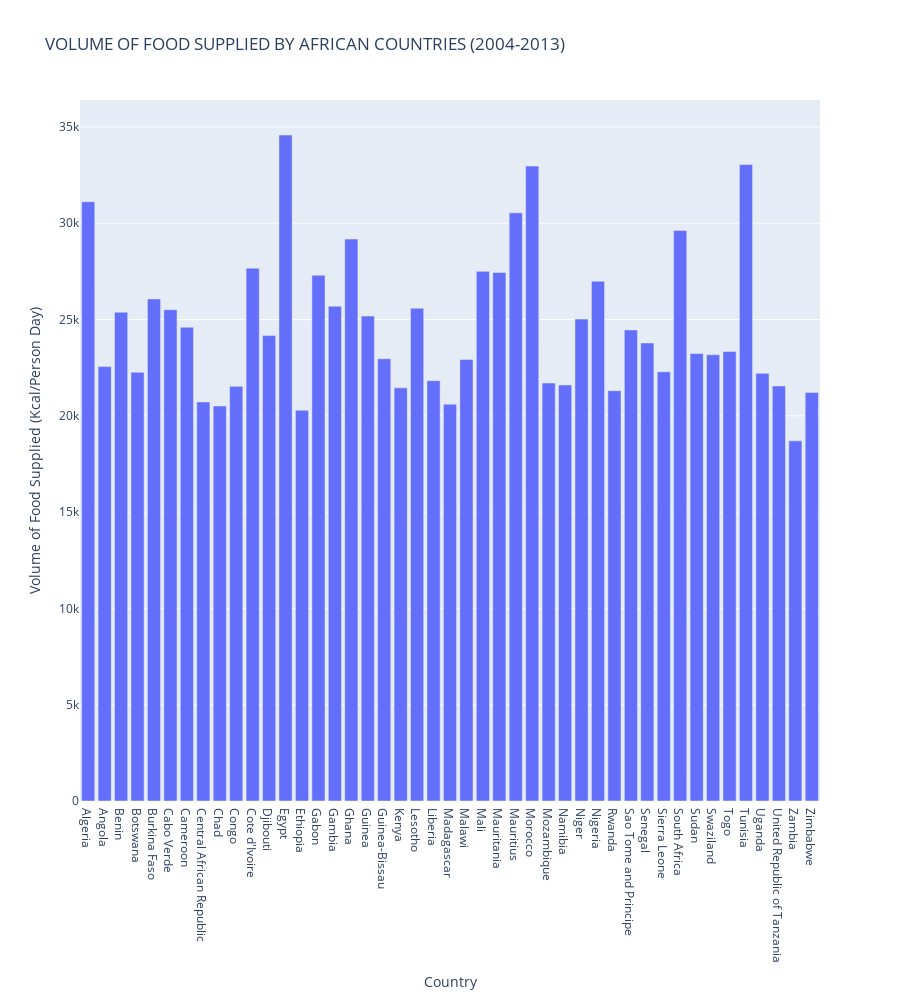

This figure's notebook cell:
### Markdown cell above
**Top 3 Producing Countries within the period under review: Nigeria, Egypt, & South Africa.**

### Code cell
#See the Volume of Food Supplied per Country.
fig = px.bar(df6, x="Country", y="Value",
                 height=1000, labels={'Item':'Food Items', 'Value':'Volume of Food Supplied'' (Kcal/Person Day)'},
            title='VOLUME OF FOOD SUPPLIED BY AFRICAN COUNTRIES'' (2004-2013)')
fig.show()

### Figure 1 — Plotly figure (JSON) as saved in the notebook; plotly's stock layout.template omitted (floating-point values rounded to 4 significant figures)
{"data": [{"alignmentgroup": "True", "hovertemplate": "Country=%{x}<br>Volume of Food Supplied (Kcal/Person Day)=%{y}<extra></extra>", "legendgroup": "", "marker": {"color": "#636efa"}, "name": "", "offsetgroup": "", "orientation": "v", "showlegend": false, "textposition": "auto", "type": "bar", "x": ["Algeria", "Angola", "Benin", "Botswana", "Burkina Faso", "Cabo Verde", "Cameroon", "Central African Republic", "Chad", "Congo", "Cote d'Ivoire", "Djibouti", "Egypt", "Ethiopia", "Gabon", "Gambia", "Ghana", "Guinea", "Guinea-Bissau", "Kenya", "Lesotho", "Liberia", "Madagascar", "Malawi", "Mali", "Mauritania", "Mauritius", "Morocco", "Mozambique", "Namibia", "Niger", "Nigeria", "Rwanda", "Sao Tome and Principe", "Senegal", "Sierra Leone", "South Africa", "Sudan", "Swaziland", "Togo", "Tunisia", "Uganda", "United Republic of Tanzania", "Zambia", "Zimbabwe"], "xaxis": "x", "y": [31118, 22556, 25378, 22263, 26072, 25514, 24603, 20719, 20511, 21530, 27666, 24165, 34580, 20292, 27299, 25695, 29180, 25180, 22963, 21453, 25588, 21827, 20608, 22925, 27502, 27443, 30543, 32967, 21702, 21602, 25024, 26988, 21309, 24462, 23784, 22291, 29629, 23238, 23171, 23339, 33055, 22205, 21550, 18701, 21209], "yaxis": "y"}], "layout": {"barmode": "relative", "height": 1000, "legend": {"tracegroupgap": 0}, "title": {"text": "VOLUME OF FOOD SUPPLIED BY AFRICAN COUNTRIES (2004-2013)"}, "xaxis": {"anchor": "y", "domain": [0, 1], "title": {"text": "Country"}}, "yaxis": {"anchor": "x", "domain": [0, 1], "title": {"text": "Volume of Food Supplied (Kcal/Person Day)"}}}}
